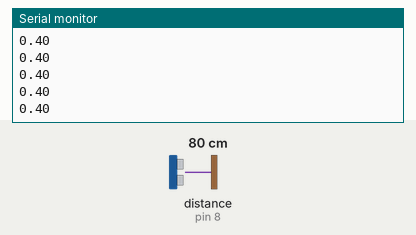
Recording of a sketch running on a simulated Arduino Uno, built with avr-gcc and run on an emulated ATmega328P. Shown: the last lines printed to the serial monitor. Wiring (inferred from the names in the program): ultrasonic range finder: trigger pin 7; echo pin 8. Inputs (shaded band) come from the test bench; at power-on: distance to the obstacle (sensor on pin 8) 80 cm. The echo pulse lasts 58.3 µs per cm.

Above: at 1.2 s.
1.3 s: distance to the obstacle (sensor on pin 8) set to 2 cm
At 1.32 s:
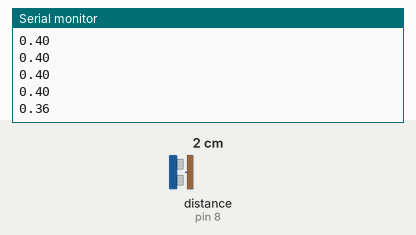
2.8 s: distance to the obstacle (sensor on pin 8) set to 4 cm
At 2.84 s:
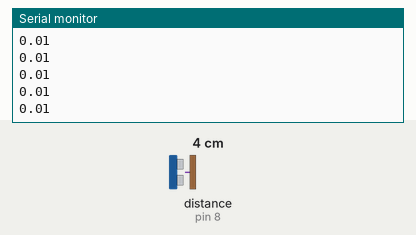
Timing chart, 0 to 5.8 s (numbered marks = the images above; inputs shaded):
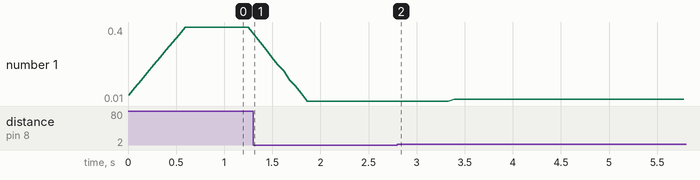

Measured:
- plotted number 1: 0.4 → 0.01 after the input at 1.3 s, 0.01 → 0.02 after the input at 2.8 s

The sketch:

UltrasonicRangeFinder.ino
```cpp
/*
 * This example shows how to use the HC-SR04 Ultrasonic Sensor, which we purchased
 * from Sparkfun: https://www.sparkfun.com/products/13959 for your kits. The
 * sensor readings are smoothed using a sliding window average:
 * https://www.arduino.cc/en/Tutorial/Smoothing
 *
 *  Hardware Connections:
 *  Arduino | HC-SR04
 *  -------------------
 *    5V    |   VCC
 *    7     |   Trig
 *    8     |   Echo
 *    GND   |   GND
 *
 * Originally by Sparkfun Aug 3, 2016
 * https://github.com/sparkfun/HC-SR04_UltrasonicSensor
 *
 * Modified by Jon Froehlich May 8, 2018 and Feb 12, 2019
 * @jonfroehlich
 * http://makeabilitylab.io
 *
 * See also:
 *  - http://www.instructables.com/id/Simple-Arduino-and-HC-SR04-Example/
 *  - https://www.arduino.cc/en/Tutorial/Ping
 *  - https://howtomechatronics.com/tutorials/arduino/ultrasonic-sensor-hc-sr04/
 */

// Pins
const int TRIG_PIN = 7;
const int ECHO_PIN = 8;

// Anything over 400 cm (23200 us pulse) is "out of range"
const unsigned int MAX_DIST = 23200;

const int SMOOTHING_BUFFER_SIZE = 10;
int _smoothingBuffer[SMOOTHING_BUFFER_SIZE];
int _smoothingIndex = 0;
int _sensorTotal = 0;
float _sensorAvg = 0;

void setup() {

  // The Trigger pin will tell the sensor to range find
  pinMode(ECHO_PIN, INPUT);
  pinMode(TRIG_PIN, OUTPUT);
  digitalWrite(TRIG_PIN, LOW);

  // We'll use the serial monitor to view the sensor output
  Serial.begin(9600);

  // initialize all the readings to 0:
  for (int i = 0; i < SMOOTHING_BUFFER_SIZE; i++) {
    _smoothingBuffer[i] = 0;
  }
}

void loop() {

  unsigned long t1;
  unsigned long t2;
  unsigned long pulse_width;

  // Hold the trigger pin high for at least 10 us
  digitalWrite(TRIG_PIN, HIGH);
  delayMicroseconds(10);
  digitalWrite(TRIG_PIN, LOW);

  // Wait for pulse on echo pin
  while ( digitalRead(ECHO_PIN) == 0 );

  // Measure how long the echo pin was held high (pulse width)
  // Note: the micros() counter will overflow after ~70 min
  // TODO: We probably need to check for a timeout here just in case
  // the ECHO_PIN never goes HIGH... so like
  // while ( digitalRead(ECHO_PIN) == 1 && micros() - t1 < threshold);
  t1 = micros();
  while ( digitalRead(ECHO_PIN) == 1);
  t2 = micros();
  pulse_width = t2 - t1;

  // Calculate distance in centimeters and inches. The constants
  // are found in the datasheet, and calculated from the assumed speed
  // of sound in air at sea level (~340 m/s).
  // Datasheet: https://cdn.sparkfun.com/datasheets/Sensors/Proximity/HCSR04.pdf
  float distanceCm = pulse_width / 58.0;
  float distanceInches = pulse_width / 148.0;

  // Print out results
//  if ( pulse_width > MAX_DIST ) {
//    Serial.println("Out of range");
//  } else {
//    Serial.print(distanceCm);
//    Serial.print(" cm \t");
//    Serial.print(distanceInches);
//    Serial.println(" in");
//  }

  // subtract the last reading:
  _sensorTotal = _sensorTotal - _smoothingBuffer[_smoothingIndex];

  // add in new sensor value
  _smoothingBuffer[_smoothingIndex] = distanceCm;

  // add the reading to the total:
  _sensorTotal = _sensorTotal + _smoothingBuffer[_smoothingIndex];

  // advance to the next position in the array:
  _smoothingIndex = _smoothingIndex + 1;

  // if we're at the end of the array...
  if (_smoothingIndex >= SMOOTHING_BUFFER_SIZE) {
    // ...wrap around to the beginning:
    _smoothingIndex = 0;
  }

  // calculate the average:
  _sensorAvg = _sensorTotal / SMOOTHING_BUFFER_SIZE;

  if ( pulse_width < MAX_DIST ){
//    Serial.print(distanceCm);
//    Serial.print(" cm,");
//    Serial.print(_sensorAvg);
//    Serial.println(" cm,");

    float distanceFraction = constrain(_sensorAvg/200.0f, 0, 1);
    Serial.println(distanceFraction);
  }

  // The HC-SR04 datasheet recommends waiting at least 60ms before next measurement
  // in order to prevent accidentally noise between trigger and echo
  // See: https://cdn.sparkfun.com/datasheets/Sensors/Proximity/HCSR04.pdf
  delay(60);
}
```
